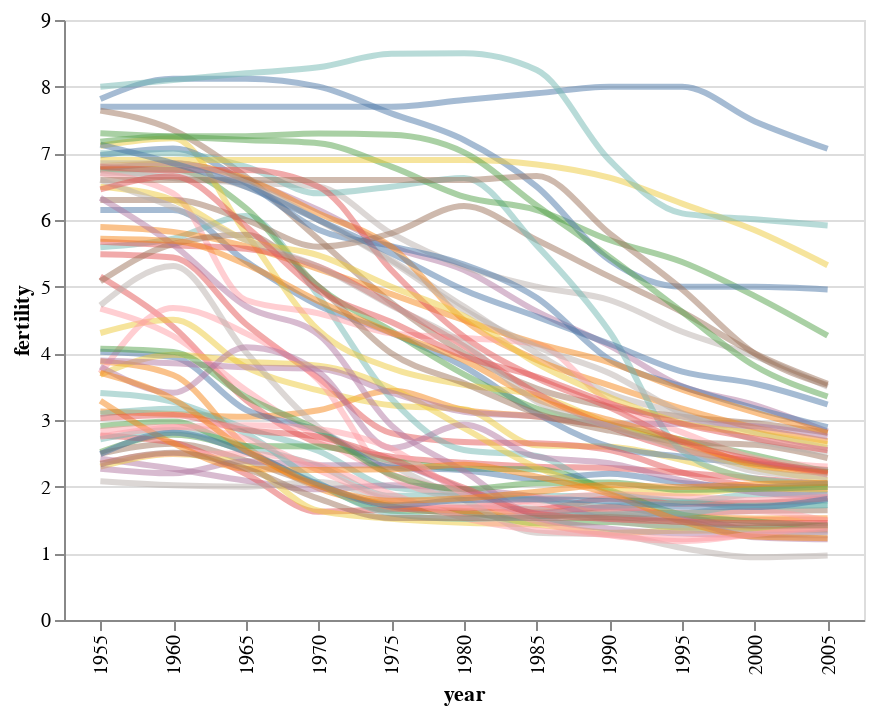

The cell this chart's notebook holds for it:
### Markdown cell above
We can see interesting variations per country, but overall trends for lower numbers of children per family over time. Also note that we set a custom width of 400 pixels. _Try changing (or removing) the widths and see what happens!_

Let's change some of the default mark parameters to customize the plot. We can set the `strokeWidth` to determine the thickness of the lines and the `opacity` to add some transparency. By default, the `line` mark uses straight line segments to connect data points. In some cases we might want to smooth the lines. We can adjust the interpolation used to connect data points by setting the `interpolate` mark parameter. Let's use `'monotone'` interpolation to provide smooth lines that are also guaranteed not to inadvertently generate "false" minimum or maximum values as a result of the interpolation.

### Code cell
alt.Chart(data).mark_line(
    strokeWidth=3,
    opacity=0.5,
    interpolate='monotone'
).encode(
    alt.X('year:O'),
    alt.Y('fertility:Q'),
    alt.Color('country:N', legend=None),
    alt.Tooltip('country:N')
).properties(
    width=400
)

### Figure 1 — Vega-Lite specification as saved in the notebook (floating-point values rounded to 4 significant figures; data arrays with more than 128 entries replaced by an {"elided": "..."} marker saying what was removed)
{"$schema": "https://vega.github.io/schema/vega-lite/v3.4.0.json", "config": {"mark": {"tooltip": null}, "view": {"height": 300, "width": 400}}, "data": {"name": "data-89be1acdd14c7effd56f4dd0fabf92c3"}, "datasets": {"data-89be1acdd14c7effd56f4dd0fabf92c3": {"elided": "693 records"}}, "encoding": {"color": {"field": "country", "legend": null, "type": "nominal"}, "tooltip": {"field": "country", "type": "nominal"}, "x": {"field": "year", "type": "ordinal"}, "y": {"field": "fertility", "type": "quantitative"}}, "mark": {"interpolate": "monotone", "opacity": 0.5, "strokeWidth": 3, "type": "line"}, "width": 400}
